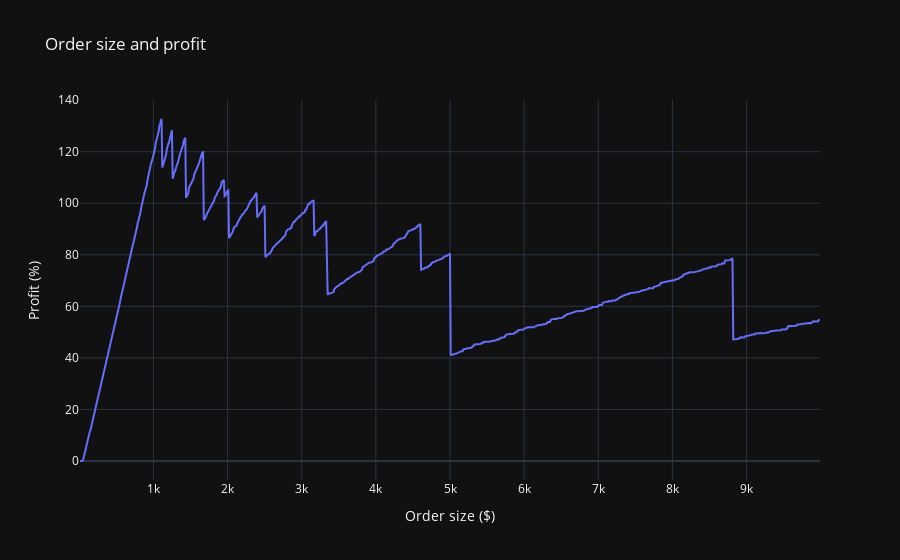

Here is the notebook cell this chart was saved with:
### Code cell
bt.show_order_size_profit()

### Figure 1 — Plotly figure (JSON) as saved in the notebook; plotly's stock layout.template omitted (floating-point values rounded to 4 significant figures; data arrays with more than 128 entries replaced by an {"elided": "..."} marker saying what was removed)
{"data": [{"mode": "lines", "name": "Cash", "type": "scatter", "x": {"elided": "999 int values"}, "y": {"elided": "999 float values"}}], "layout": {"title": {"text": "Order size and profit"}, "xaxis": {"rangeslider": {"visible": false}, "title": {"text": "Order size ($)"}}, "yaxis": {"title": {"text": "Profit (%)"}}}}
